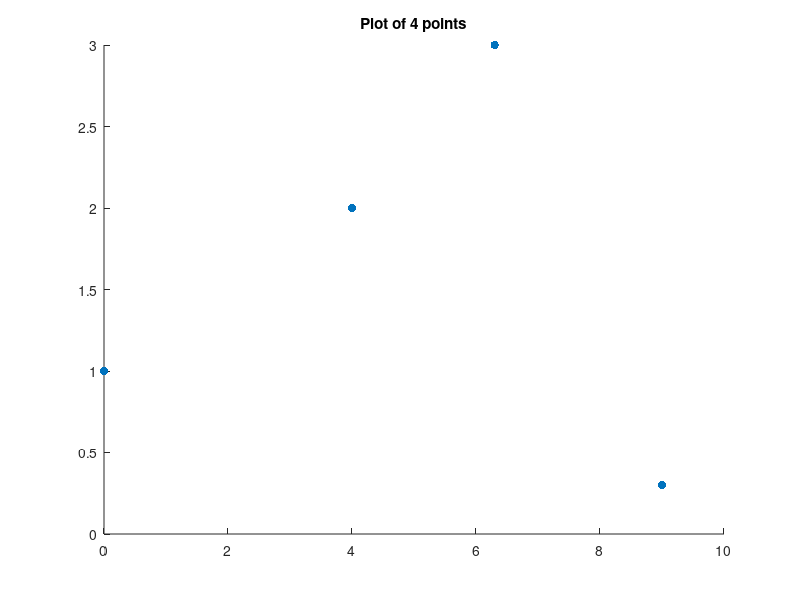

Recreate this plot in MATLAB.
clear;

file = fopen('xypts.dat');

if file == -1
    error('File xypts.dat is not opened')
end

line = fgetl(file);

X = [];
Y = [];
count = 0;
while ischar(line)
    count = count + 1;
    c = strsplit(line, ' ');
    X = [X str2double(c{2})];
    Y = [Y str2double(c{4})];
    line = fgetl(file);
end
s = sprintf('Plot of %d points', count);
scatter(X, Y,'filled');
title(s);

file = fclose('all');
if file == -1
    error('File xypts.dat is closed unsuccessfully.')
end
